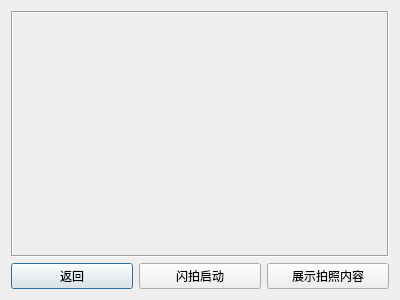
<?xml version="1.0" encoding="UTF-8"?>
<ui version="4.0">
 <class>ContinuousShotDialog</class>
 <widget class="QDialog" name="ContinuousShotDialog">
  <property name="geometry">
   <rect>
    <x>0</x>
    <y>0</y>
    <width>400</width>
    <height>300</height>
   </rect>
  </property>
  <property name="windowTitle">
   <string>连续拍摄</string>
  </property>
  <layout class="QGridLayout" name="gridLayout">
   <item row="0" column="0" colspan="3">
    <widget class="QFrame" name="frame">
     <property name="frameShape">
      <enum>QFrame::Box</enum>
     </property>
     <property name="frameShadow">
      <enum>QFrame::Sunken</enum>
     </property>
    </widget>
   </item>
   <item row="1" column="0">
    <widget class="QPushButton" name="cancel">
     <property name="text">
      <string>返回</string>
     </property>
    </widget>
   </item>
   <item row="1" column="1">
    <widget class="QPushButton" name="flashPhotos">
     <property name="text">
      <string>闪拍启动</string>
     </property>
    </widget>
   </item>
   <item row="1" column="2">
    <widget class="QPushButton" name="pushButton">
     <property name="text">
      <string>展示拍照内容</string>
     </property>
    </widget>
   </item>
  </layout>
 </widget>
 <resources/>
 <connections/>
</ui>
